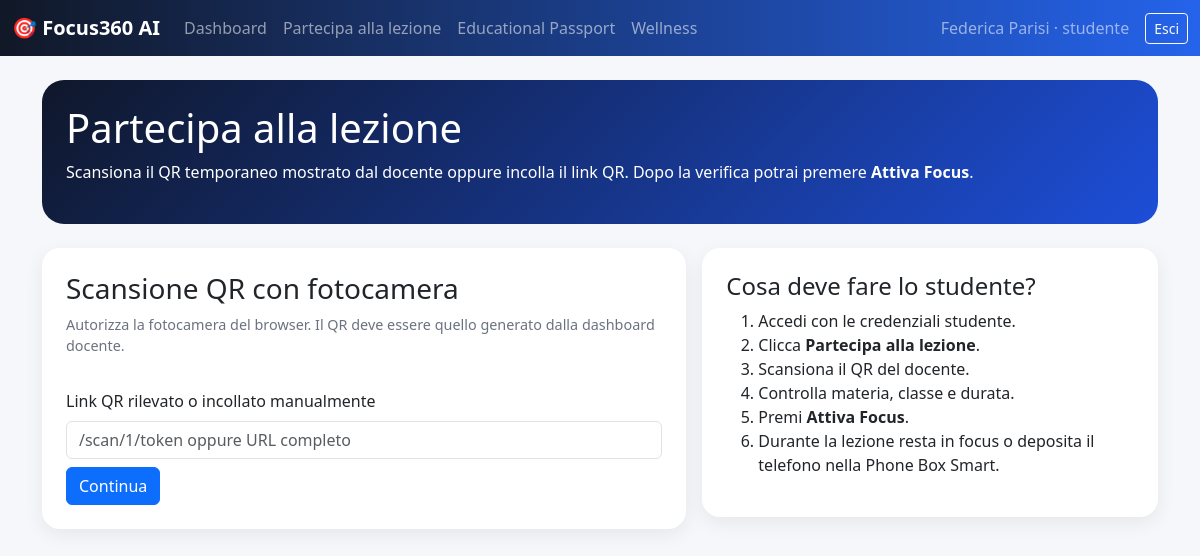
Screenshot of /join-lesson (signed in) with the database file from the repository.
### app.py (models this page shows)
class User(db.Model):
    id = db.Column(db.Integer, primary_key=True)
    school_id = db.Column(db.Integer, db.ForeignKey('school.id'), nullable=True)
    parent_student_id = db.Column(db.Integer, nullable=True)
    role = db.Column(db.String(20), nullable=False)
    surname = db.Column(db.String(80))
    name = db.Column(db.String(80))
    email = db.Column(db.String(120), unique=True, nullable=False)
    phone = db.Column(db.String(60))
    password_hash = db.Column(db.String(255), nullable=False)
    discipline = db.Column(db.String(120))
    class_name = db.Column(db.String(60))
    birthdate = db.Column(db.String(20))
    active = db.Column(db.Boolean, default=True)
    temporary_password = db.Column(db.String(80))  # solo prototipo/demo: in produzione mostrarla una sola volta e poi cancellarla
    must_change_password = db.Column(db.Boolean, default=True)
    school = db.relationship('School', backref='users')

### app.py (the view, shortened to what this page needs)
@app.route('/join-lesson', methods=['GET','POST'])
@login_required(['studente'])
def join_lesson():
    me=current_user()
    active_lessons=Lesson.query.filter_by(school_id=me.school_id, class_name=me.class_name).filter(Lesson.qr_expires_at>=datetime.utcnow()).order_by(Lesson.id.desc()).all()
    return render_template('join_lesson.html', active_lessons=active_lessons)

### app.py (called while the page is built)
def current_user():
    uid = session.get('uid')
    return User.query.get(uid) if uid else None

@app.context_processor
def inject_user():
    return {'me': current_user(), 'plans': PLANS, 'APP_NAME': APP_NAME, 'plan_enabled': plan_enabled if 'plan_enabled' in globals() else None, 'today': date.today()}

def login_required(role=None):
    def deco(fn):
        @wraps(fn)
        def wrapper(*args, **kwargs):
            me=current_user()
            if not me: return redirect(url_for('login'))
            allowed = [role] if isinstance(role,str) else role
            if allowed and me.role not in allowed:
                flash('Accesso non autorizzato','danger'); return redirect(url_for('index'))
            return fn(*args, **kwargs)
        return wrapper
    return deco

### templates/join_lesson.html (shortened to what this page needs)
{% extends 'base.html' %}{% block content %}
<div class="hero p-4 mb-4"><h1>Partecipa alla lezione</h1><p>Scansiona il QR temporaneo mostrato dal docente oppure incolla il link QR. Dopo la verifica potrai premere <b>Attiva Focus</b>.</p></div>
<div class="row g-3">
  <div class="col-md-7"><div class="card p-4">
    <h3>Scansione QR con fotocamera</h3>
    <p class="small-muted">Autorizza la fotocamera del browser. Il QR deve essere quello generato dalla dashboard docente.</p>
    <form method="post" id="qrForm" class="mt-3">
      <label class="form-label">Link QR rilevato o incollato manualmente</label>
      <input class="form-control mb-2" name="qr_value" id="qr_value" placeholder="/scan/1/token oppure URL completo">
      <button class="btn btn-primary">Continua</button>
    </form>
  </div></div>
  <div class="col-md-5"><div class="card p-4">
    <h4>Cosa deve fare lo studente?</h4>
    <ol>
      <li>Accedi con le credenziali studente.</li>
      <li>Clicca <b>Partecipa alla lezione</b>.</li>
      <li>Scansiona il QR del docente.</li>
      <li>Controlla materia, classe e durata.</li>
      <li>Premi <b>Attiva Focus</b>.</li>
      <li>Durante la lezione resta in focus o deposita il telefono nella Phone Box Smart.</li>
    </ol>
  </div></div>
</div>
{% endblock %}

### templates/base.html (shortened to what this page needs)
<!doctype html><html lang="it"><head><meta charset="utf-8"><meta name="viewport" content="width=device-width, initial-scale=1"><title>{{ APP_NAME }}</title>
<link href="https://cdn.jsdelivr.net/npm/bootstrap@5.3.3/dist/css/bootstrap.min.css" rel="stylesheet"><script src="https://cdn.jsdelivr.net/npm/chart.js"></script>
</head>
<body><nav class="navbar navbar-expand-lg navbar-dark mb-4"><div class="container-fluid"><a class="navbar-brand fw-bold" href="/">🎯 {{ APP_NAME }}</a><div id="n" class="collapse navbar-collapse"><ul class="navbar-nav me-auto">{% if me %}<li class="nav-item"><a class="nav-link" href="/">Dashboard</a></li>{% if me.role == 'studente' %}<li class="nav-item"><a class="nav-link" href="/join-lesson">Partecipa alla lezione</a></li>{% endif %}{% if me.role in ['studente','genitore'] %}<li class="nav-item"><a class="nav-link" href="/passport">Educational Passport</a></li><li class="nav-item"><a class="nav-link" href="/wellness-score">Wellness</a></li>{% endif %}{% endif %}</ul>{% if me %}<span class="navbar-text me-3">{{ me.name }} {{ me.surname }} · {{ me.role }}</span><a class="btn btn-outline-light btn-sm" href="/logout">Esci</a>{% endif %}</div></div></nav>
<div class="container">{% block content %}{% endblock %}</div>
</body></html>

### templates/base.html (style rules this page uses)
body { background:#f5f7fb }
.navbar { background:linear-gradient(90deg,#111827,#2563eb) }
.card { border:0;border-radius:18px;box-shadow:0 6px 20px #0001 }
.small-muted { font-size:.9rem;color:#6b7280 }
.hero { background:linear-gradient(135deg,#0f172a,#1d4ed8);color:white;border-radius:22px }

### rows the page displays
User: name "Federica", surname "Parisi", role "studente"

### other values shown
{{ APP_NAME }} "Focus360 AI"
